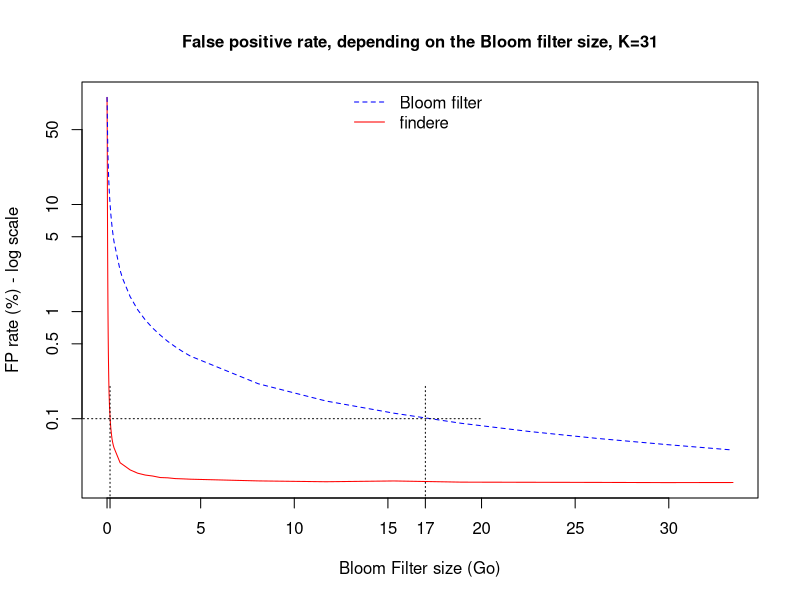

Source code (R):

pdf(file="fpr_size.pdf",width=6,height=4)
resetPar <- function() {
  dev.new()
  op <- par(no.readonly = TRUE)
  dev.off()
  op
}
resetPar()


dev.new()


setwd("~/workspace/findere/paper_companion/HMP_analyses/FPR_wrt_size")
dev.off()
#par(mar=c(5,5,3,6), cex.axis=2, cex.lab=2, cex.main = 2)
# par(mar=c(5,5,3,6))
data = read.table("data_FP_wrt_size.txt", head=T)
data$sizeGiga = data$size/8000000000


plot(data$FPR_findere~data$sizeGiga,xlab="Bloom Filter size (Go)",ylab="FP rate (%) - log scale", pch=15, col="red",log="y",yaxt="n",xaxt="n",
     bg = "red", type="l",  cex=2, main="False positive rate, depending on the Bloom filter size, K=31", cex.main = 1, cex.lab = 1, cex.axis = 1)
points(data$FPR_BF~data$sizeGiga,type="l",axes=FALSE,xlab="",ylab="",pch=19, lty=2, col="blue",  cex=1, log="y")


yticks<-c(0.1,0.5,1,5,10, 50)
axis(2,at=yticks,labels=yticks)
xticks<-c(0,0.16,5,10,15,17, 20,25,30)
axis(1,at=xticks,labels=xticks)



par(new = TRUE)#, mar=c(5,5,3,6))


segments(-1000, 0.1, 20, 0.1,
         col = par("fg"), lty = 3, lwd = par("lwd"), cex=2)


segments(0.16, 0.000001,  0.16, 0.2,
         col = par("fg"), lty = 3, lwd = par("lwd"), cex=2)

segments(17, 0.000001, 17, 0.2,
         col = par("fg"), lty = 3, lwd = par("lwd"), cex=2)

legend( x="top", 
        legend=c("Bloom filter","findere"), 
        col=c("blue","red"), lty=c(2,1),
        lwd=1, merge=TRUE, bty = "n", cex=c(1,1) )


dev.off()



